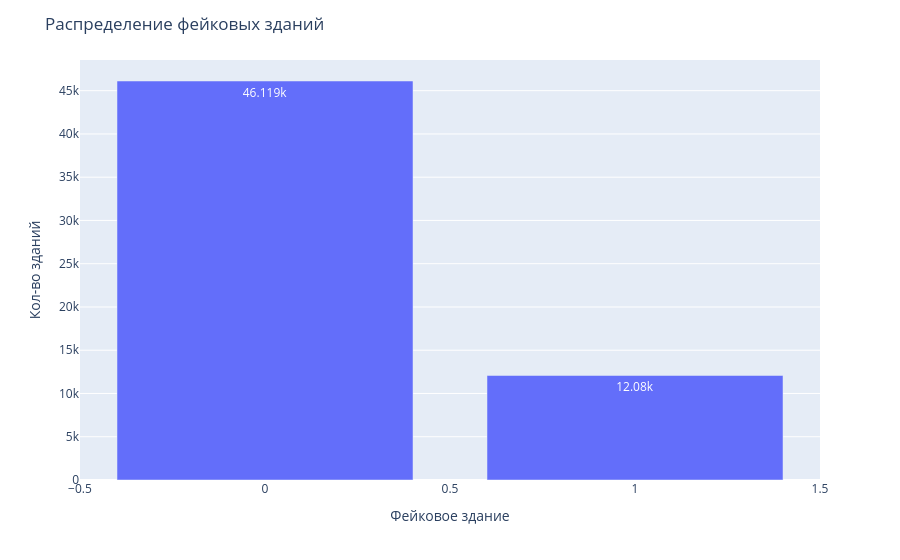

Notebook code cell kept with this figure:
### Markdown cell above
### Фейковые здания

### Code cell
buildings_fakes_count = buildings.groupby("is_fake")["id"].count().reset_index().rename(columns={
    "is_fake": "Фейковое здание",
    "id": "Кол-во зданий"
}).sort_values(by="Кол-во зданий")

fig = px.bar(buildings_fakes_count, x="Фейковое здание", y="Кол-во зданий", text_auto=True)

fig.update_layout(
    title_text="Распределение фейковых зданий"
)

fig.show()

### Figure 1 — Plotly figure (JSON) as saved in the notebook; plotly's stock layout.template omitted (floating-point values rounded to 4 significant figures)
{"data": [{"hovertemplate": "Фейковое здание=%{x}<br>Кол-во зданий=%{y}<extra></extra>", "legendgroup": "", "marker": {"color": "#636efa", "pattern": {"shape": ""}}, "name": "", "orientation": "v", "showlegend": false, "textposition": "auto", "texttemplate": "%{y}", "type": "bar", "x": [1, 0], "xaxis": "x", "y": [12080, 46119], "yaxis": "y"}], "layout": {"barmode": "relative", "legend": {"tracegroupgap": 0}, "margin": {"t": 60}, "title": {"text": "Распределение фейковых зданий"}, "xaxis": {"anchor": "y", "domain": [0, 1], "title": {"text": "Фейковое здание"}}, "yaxis": {"anchor": "x", "domain": [0, 1], "title": {"text": "Кол-во зданий"}}}}
